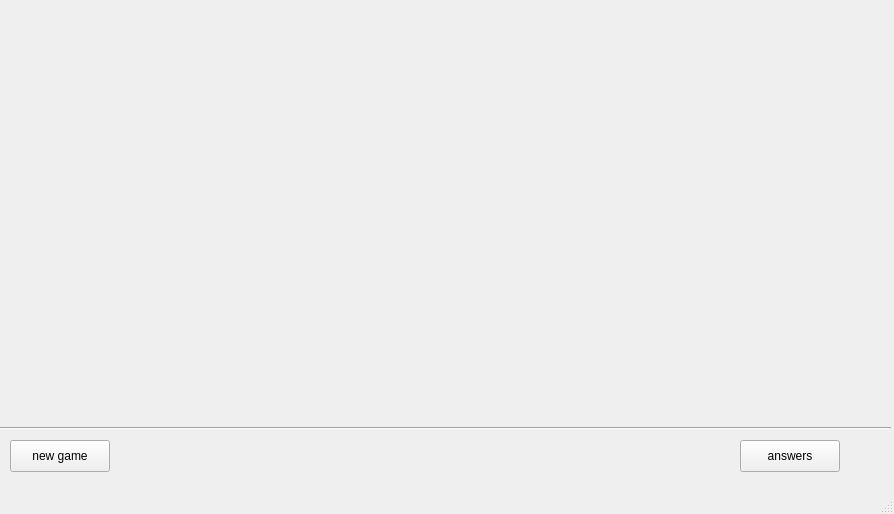
<?xml version="1.0" encoding="UTF-8"?>
<ui version="4.0">
 <class>MainWindow</class>
 <widget class="QMainWindow" name="MainWindow">
  <property name="geometry">
   <rect>
    <x>0</x>
    <y>0</y>
    <width>894</width>
    <height>514</height>
   </rect>
  </property>
  <property name="windowTitle">
   <string>MainWindow</string>
  </property>
  <widget class="QWidget" name="centralwidget">
   <widget class="QWidget" name="gridLayoutWidget">
    <property name="geometry">
     <rect>
      <x>20</x>
      <y>10</y>
      <width>851</width>
      <height>431</height>
     </rect>
    </property>
    <layout class="QGridLayout" name="gridLayout"/>
   </widget>
   <widget class="QLabel" name="label_red">
    <property name="geometry">
     <rect>
      <x>240</x>
      <y>430</y>
      <width>151</width>
      <height>41</height>
     </rect>
    </property>
    <property name="layoutDirection">
     <enum>Qt::LeftToRight</enum>
    </property>
    <property name="text">
     <string/>
    </property>
    <property name="alignment">
     <set>Qt::AlignCenter</set>
    </property>
   </widget>
   <widget class="QLabel" name="label_blue">
    <property name="geometry">
     <rect>
      <x>500</x>
      <y>430</y>
      <width>151</width>
      <height>41</height>
     </rect>
    </property>
    <property name="text">
     <string/>
    </property>
    <property name="alignment">
     <set>Qt::AlignCenter</set>
    </property>
   </widget>
   <widget class="Line" name="line">
    <property name="geometry">
     <rect>
      <x>-30</x>
      <y>420</y>
      <width>921</width>
      <height>16</height>
     </rect>
    </property>
    <property name="orientation">
     <enum>Qt::Horizontal</enum>
    </property>
   </widget>
   <widget class="QPushButton" name="pushButton_newgame">
    <property name="geometry">
     <rect>
      <x>10</x>
      <y>440</y>
      <width>100</width>
      <height>32</height>
     </rect>
    </property>
    <property name="text">
     <string>new game</string>
    </property>
   </widget>
   <widget class="QPushButton" name="pushButton">
    <property name="geometry">
     <rect>
      <x>740</x>
      <y>440</y>
      <width>100</width>
      <height>32</height>
     </rect>
    </property>
    <property name="text">
     <string>answers</string>
    </property>
   </widget>
  </widget>
  <widget class="QMenuBar" name="menubar">
   <property name="geometry">
    <rect>
     <x>0</x>
     <y>0</y>
     <width>894</width>
     <height>24</height>
    </rect>
   </property>
  </widget>
  <widget class="QStatusBar" name="statusbar"/>
 </widget>
 <resources/>
 <connections/>
</ui>
